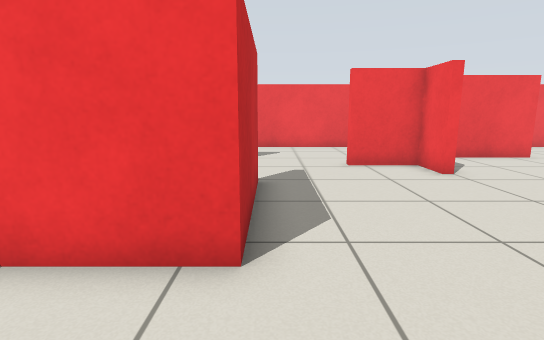
View 1 (above)

24 first-person views from a walk through a Gazebo world. The camera is 0.83 m above the floor, tilts 10° down and sees 80° across. The floor is counted in squares, 0.5 m on a side. Each view is taken from the middle of a square. On the plan, view 1 faces up. The plan holds only what a view shows up to about 16 squares ahead; the rest is blank.

View 2
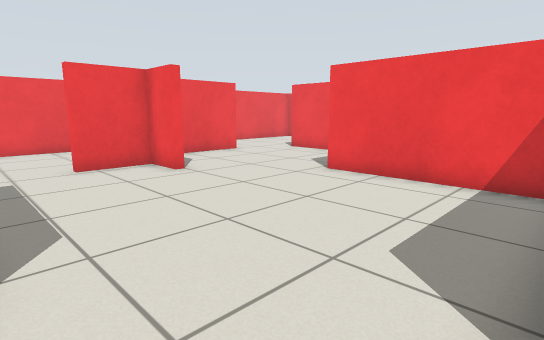

View 3
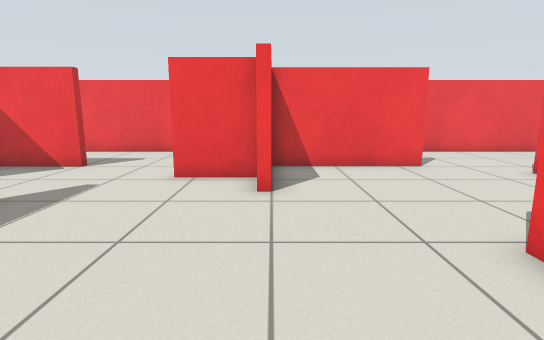

View 4
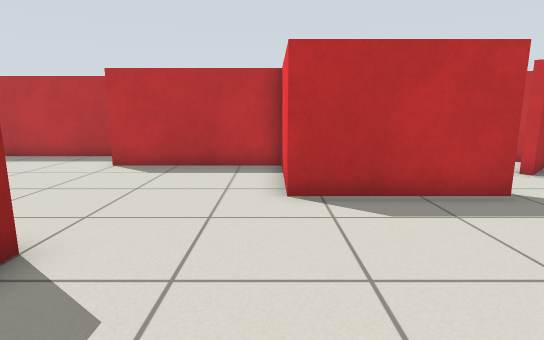

View 5
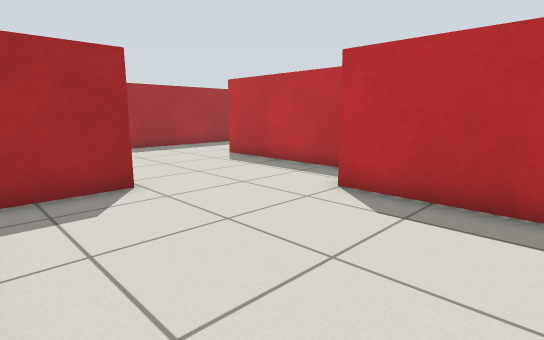

View 6
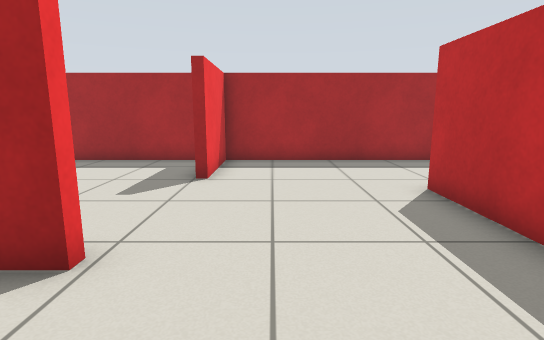

View 7
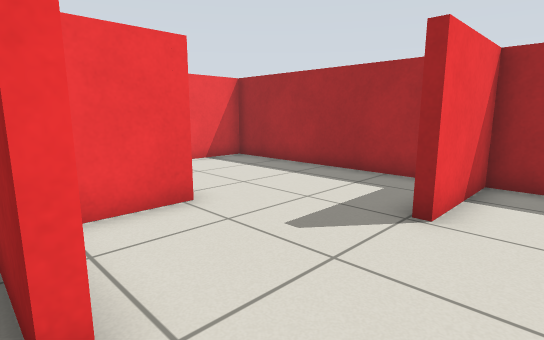

View 8
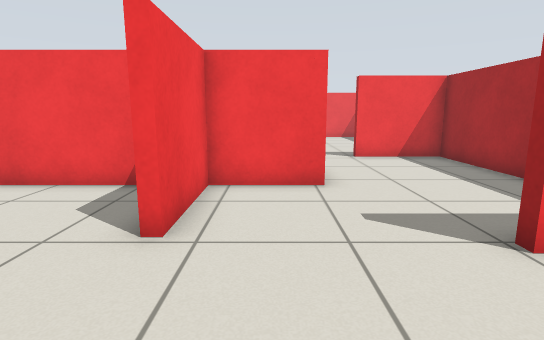

View 9
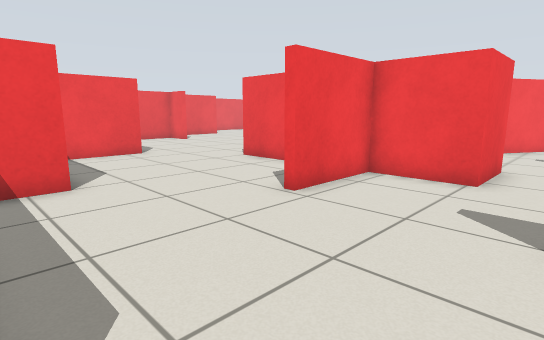

View 10
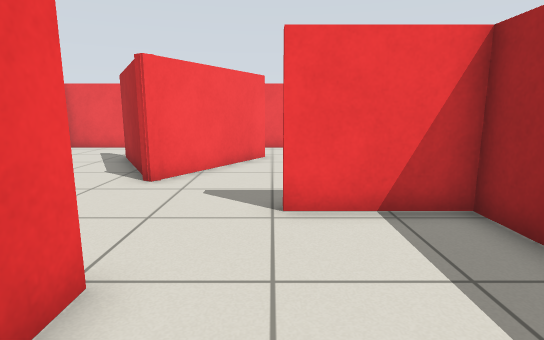

View 11
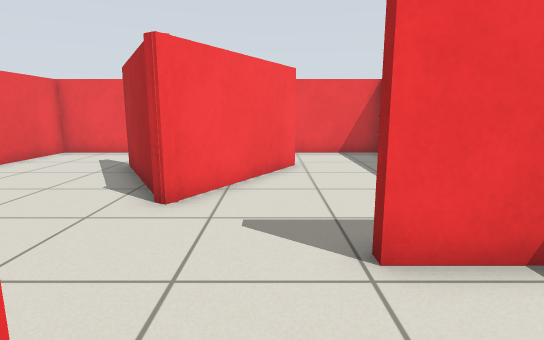

View 12
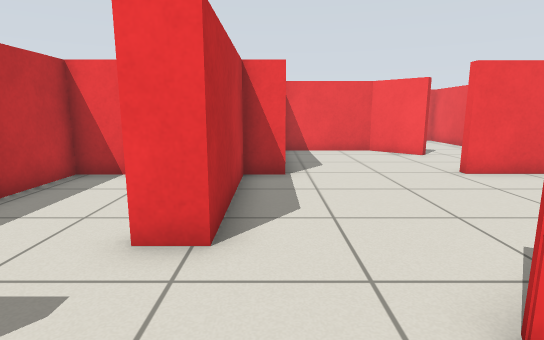

View 13
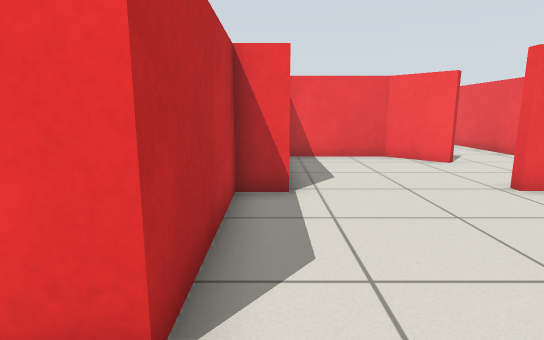

View 14
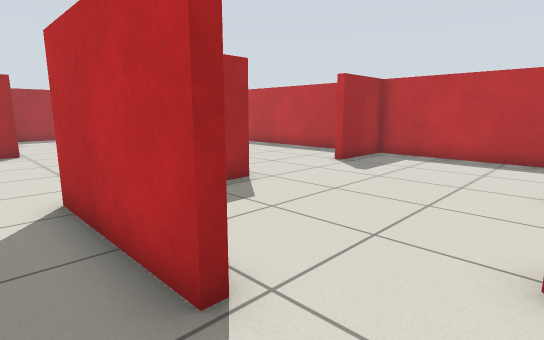

View 15
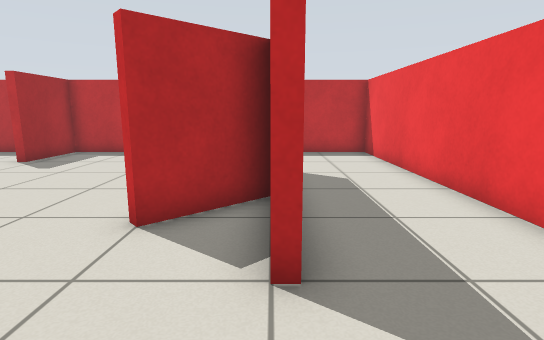

View 16
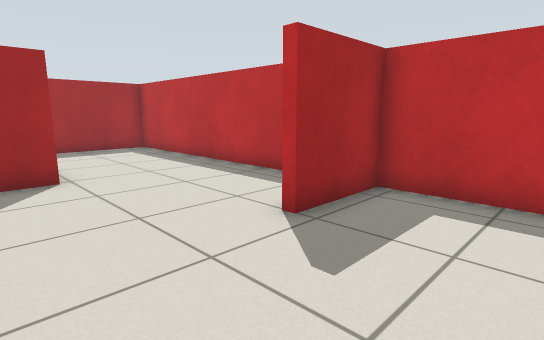

View 17
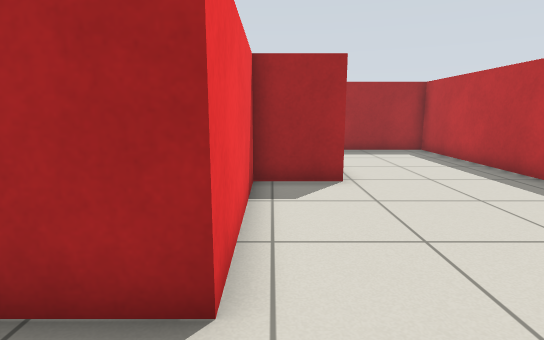

View 18
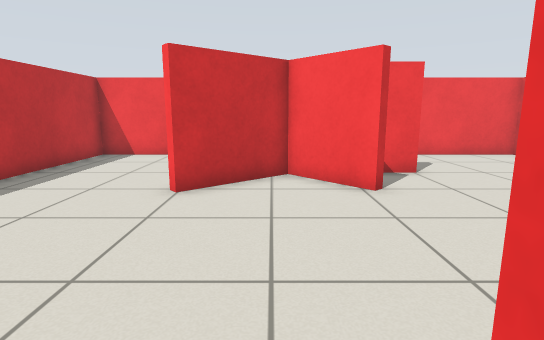

View 19
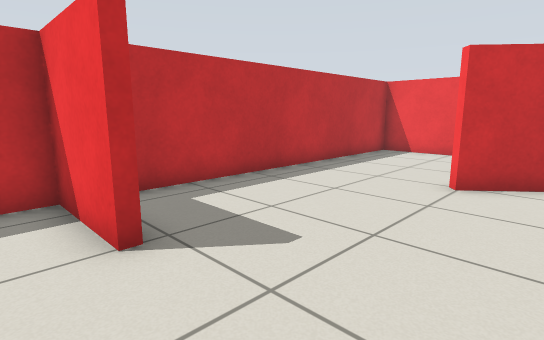

View 20
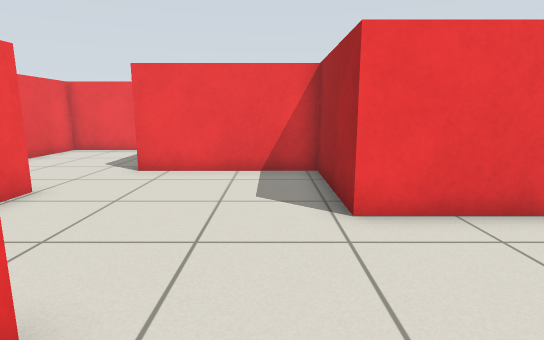

View 21
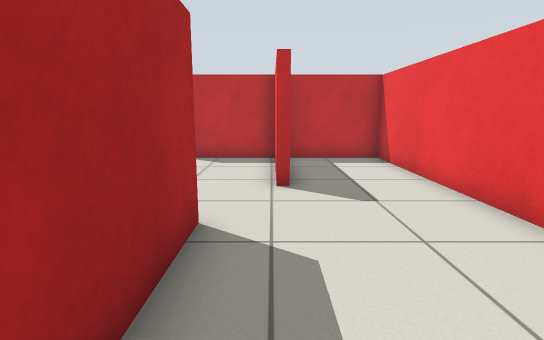

View 22
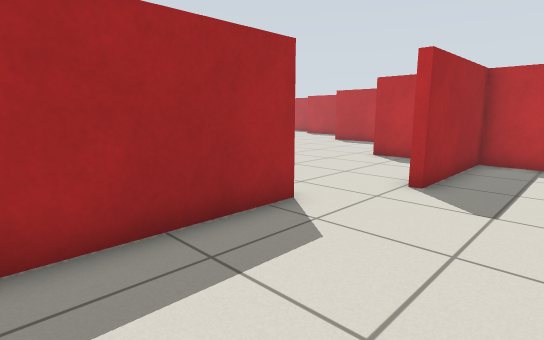

View 23
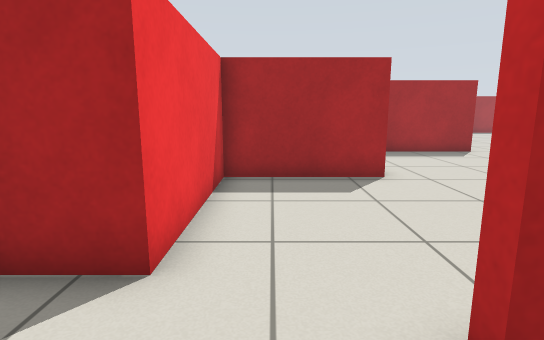

View 24
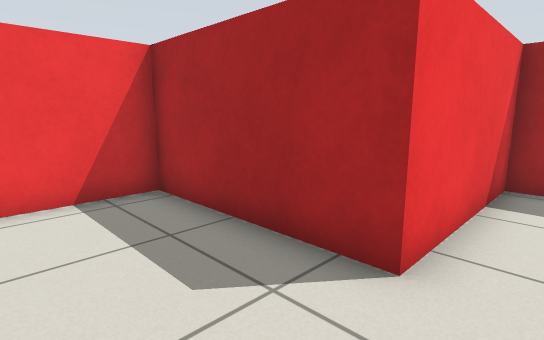

### Floor plan
Points are (right, up) in squares from view 1. A wall is a line through its corners. A room is listed if a view was taken in it or the views show most of it. See-through windows are left out.
Room 1 (views 1, 2, 3, 4, 5, 6, 7, 8, 9, 10, 11, 12, 13, 14, 15, 20, 21, 22, 23, 24)
walls: (4.1, -0.3) (2.7, -0.3) (2.7, -2.9); (2.4, -3.9) (2.4, 0) (6.1, 0); (8.1, 0.5) (8.1, 5.7) (12.3, 5.7); (-0.8, 7.8) (-0.3, 7.8) (-0.3, 3.3) (-4.2, 3.3) (-4.2, -2.1) (-5.5, -2.1); (4.7, 8.6) (4.7, 10.3) (2.4, 10.3); (-6.4, -3.1) (-6.4, -9); (4.9, -8.2) (2.4, -8.2) (2.4, -5.5) (-0.8, -5.5) (-0.8, -5.2) (1.5, -5.2); (12.3, 5.5) (12.3, 10.9) (17.6, 10.9) (17.6, 16) (5, 16) (5, 12.4) (9.7, 12.4) (9.7, 12.1) (5, 12.1) (5, 8.6); (-0.9, 12.4) (-0.9, 12.1) (-3.5, 12.1); (11, -7.7) (9.9, -7.1) (9.8, -7); (-4.3, 12) (-2.5, 9.9); (-0.4, -13.4) (7.3, -13.4) (7.3, -10.1) (7.7, -10.1); (4.8, 16) (-8.6, 16); (-8.8, -13.4) (-1.4, -13.4) (-1.4, -10.1)
ways out: opening at (-7.7, 14) to room 2; opening at (-2, 8.3) to room 2; opening at (8, -6); opening at (9.5, -9.5)
Room 2 (views 16, 17, 18, 19)
walls: (-8.9, 3.3) (-11.8, 3.3) (-11.8, -8.7) (-8, -8.7); (-6.7, -1.8) (-4.5, -1.8) (-4.5, 3.6) (-2.7, 3.6); (-2.7, 9.7) (-4.6, 11.8) (-7, 9.7) (-7.3, 10); (-8.6, 16) (-11.8, 16) (-11.8, 3.6) (-8.9, 3.6)
ways out: opening at (-7.7, 14) to room 1; opening at (-2, 8.3) to room 1

Positions as (right, up) in squares from view 1, and headings:
1: (0, 0), facing up
2: (0, 0), facing up-right
3: (5, 2), facing up
4: (6, 3), facing left
5: (2, 2), facing down-left
6: (-3, -2), facing down
7: (-3, -5), facing down-right
8: (-5, -7), facing right
9: (-6, -10), facing up-right
10: (2, -10), facing right
11: (4, -9), facing right
12: (8, -9), facing up
13: (8, -7), facing up
14: (1, 10), facing down-left
15: (2, 12), facing left
16: (-5, 7), facing down-left
17: (-5, 6), facing down
18: (-5, 3), facing up
19: (-5, 2), facing up-left
20: (3, 7), facing right
21: (17, 12), facing left
22: (17, 15), facing down-left
23: (11, 14), facing down
24: (11, 14), facing down-right
